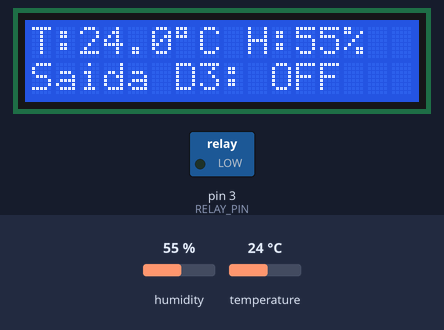
A program run on a simulated Arduino Mega 2560, built with avr-gcc and run on an emulated ATmega2560. Parts: 16×2 character LCD, switched loads named in the program (green lamp = pin HIGH). The inputs (shaded band) are chosen by the test bench; at power-on: temperature 24 °C, humidity 55 %. What the program prints to the serial monitor is not drawn.

Above: at 2.8 s.
2.9 s: temperature set to 23.6 °C
At 4.4 s:
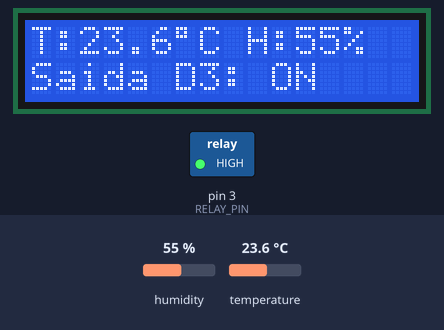
5.6 s: humidity set to 22 %
At 7.1 s:
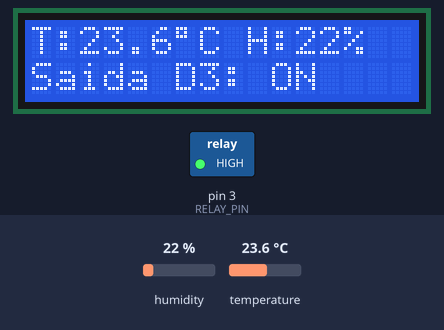
8.3 s: humidity set to 40 %
At 11.0 s:
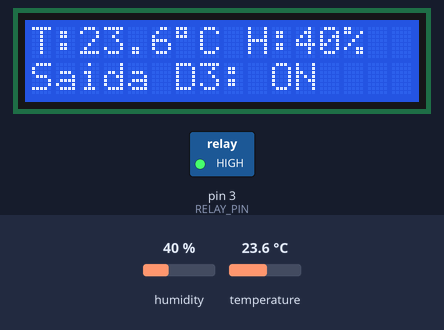
11.3 s: temperature set to 12 °C
At 12.7 s:
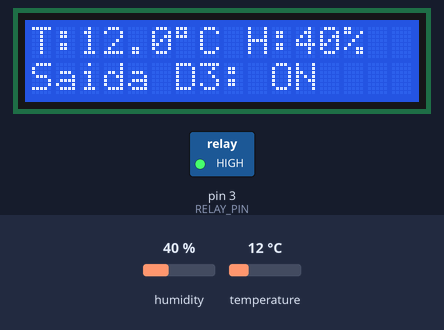
Timing chart, 0 to 14.3 s (numbered marks = the images above; inputs shaded):
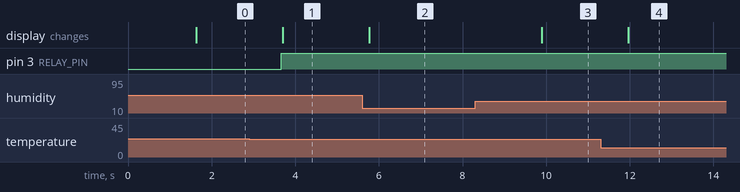

The program:

main.cpp
```cpp
/*
  ---------------------------------------------------------
  Termóstato Digital com DHT22 e LCD 16x2 (I²C)
  ---------------------------------------------------------
  Função:
   - Mede a temperatura e a humidade com o sensor DHT22.
   - Mostra os valores no LCD e envia para o Monitor Série.
   - Controla uma saída digital (D3) com histerese:
        * Desliga acima de T1 (temperatura máxima)
        * Liga abaixo de T0 (temperatura mínima)
        * Mantém o estado dentro da banda de histerese.

  Autor: Artur G.
  Data: Outubro de 2025 versão 1.2
  ---------------------------------------------------------
*/

#include <LiquidCrystal_I2C.h>
#include "DHT.h"

// --- Configuração do LCD e do DHT ---
LiquidCrystal_I2C lcd(0x27, 16, 2);  // Endereço I²C (0x27 é o mais comum)

#define DHTPIN   6                   // Pino digital do sinal do DHT22
#define DHTTYPE  DHT22               // Tipo de sensor
DHT dht(DHTPIN, DHTTYPE);

// --- Saída digital controlada por temperatura ---
#define RELAY_PIN 3   // Saída D3 — pode comandar LED, relé, etc.

// --- Variáveis de setpoint e histerese ---
float T0 = 24.0;   // Temperatura mínima (liga quando estiver abaixo)
float T1 = 26.0;   // Temperatura máxima (desliga quando ultrapassa)

// --- Variável para estado da saída ---
bool aquecimento = false;

void setup() {
  Serial.begin(115200);
  Serial.println(F("Termóstato Digital - DHT22"));
  Serial.println(F("Autor: Artur G."));

  dht.begin();

  pinMode(RELAY_PIN, OUTPUT);
  digitalWrite(RELAY_PIN, LOW); // começa desligado

  lcd.init();
  lcd.backlight();
  lcd.clear();

  lcd.setCursor(0, 0);
  lcd.print(F("Termostato DHT22"));
  lcd.setCursor(0, 1);
  lcd.print(F("Autor: Artur G."));
  delay(1500);
  lcd.clear();
}

void loop() {
  float temperatura = dht.readTemperature();  // ºC
  float humidade    = dht.readHumidity();     // %

  if (isnan(temperatura) || isnan(humidade)) {
    Serial.println(F("Erro de leitura no DHT22"));
    lcd.setCursor(0, 0);
    lcd.print(F("Erro no sensor  "));
    lcd.setCursor(0, 1);
    lcd.print(F("Verifique cabos "));
    delay(2000);
    return;
  }

  // --- Controlo com histerese ---
  if (temperatura > T1 && aquecimento) {
    aquecimento = false;
    digitalWrite(RELAY_PIN, LOW);
  }
  else if (temperatura < T0 && !aquecimento) {
    aquecimento = true;
    digitalWrite(RELAY_PIN, HIGH);
  }
  // dentro da banda [T0, T1], mantém estado anterior

  // --- Saída série ---
  Serial.print(F("Temp: "));
  Serial.print(temperatura, 1);
  Serial.print(F(" ºC  Hum: "));
  Serial.print(humidade, 1);
  Serial.print(F("%  Saída: "));
  Serial.println(aquecimento ? F("ON") : F("OFF"));

  // --- LCD 16x2 ---
  lcd.setCursor(0, 0);
  lcd.print(F("T:"));
  lcd.print(temperatura, 1);
  lcd.print((char)223);
  lcd.print("C ");
  lcd.setCursor(9, 0);
  lcd.print(F("H:"));
  lcd.print(humidade, 0);
  lcd.print("% ");

  lcd.setCursor(0, 1);
  lcd.print(F("Saida D3: "));
  lcd.print(aquecimento ? F("ON ") : F("OFF"));

  delay(1000); // intervalo entre leituras
}

/*
  ---------------------------------------------------------
  Notas técnicas:
   - Mudar T0 e T1 conforme o intervalo desejado.
   - RELAY_PIN (D3) pode comandar um LED, transistor ou relé.
   - Exemplo: para comando de aquecimento:
       T0 = 22.0;   // Liga se < 22 ºC
       T1 = 24.0;   // Desliga se > 24 ºC
   - Assim evita oscilações rápidas e garante estabilidade.
  ---------------------------------------------------------
*/
```

Measured:
- the behaviour switches between 24 and 23.9 °C on temperature (found by bisection; images 0 and 1)
- after the input at 2.9 s, pin 3 (RELAY_PIN): LOW → HIGH after 0.77 s; the display: changes after 0.80 s (image 1)
- after the input at 5.6 s, the display: changes after 0.16 s (image 2)
- after the input at 8.3 s, the display: changes after 1.6 s (image 3)
- after the input at 11.3 s, the display: changes after 0.66 s (image 4)
